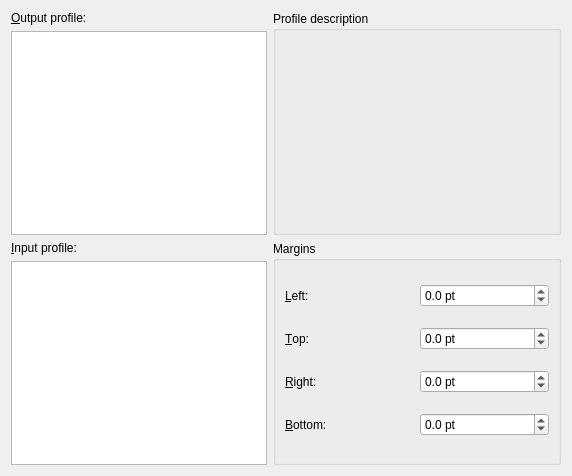
<?xml version="1.0" encoding="UTF-8"?>
<ui version="4.0">
 <class>Form</class>
 <widget class="QWidget" name="Form">
  <property name="geometry">
   <rect>
    <x>0</x>
    <y>0</y>
    <width>572</width>
    <height>476</height>
   </rect>
  </property>
  <property name="windowTitle">
   <string>Form</string>
  </property>
  <layout class="QVBoxLayout" name="verticalLayout_4">
   <item>
    <layout class="QHBoxLayout" name="horizontalLayout_2">
     <item>
      <layout class="QVBoxLayout" name="verticalLayout_2">
       <item>
        <widget class="QLabel" name="label">
         <property name="text">
          <string>&amp;Output profile:</string>
         </property>
         <property name="buddy">
          <cstring>opt_output_profile</cstring>
         </property>
        </widget>
       </item>
       <item>
        <widget class="QListView" name="opt_output_profile"/>
       </item>
      </layout>
     </item>
     <item>
      <widget class="QGroupBox" name="groupBox">
       <property name="sizePolicy">
        <sizepolicy hsizetype="Preferred" vsizetype="Preferred">
         <horstretch>4</horstretch>
         <verstretch>0</verstretch>
        </sizepolicy>
       </property>
       <property name="title">
        <string>Profile description</string>
       </property>
       <layout class="QVBoxLayout" name="verticalLayout">
        <item>
         <widget class="QLabel" name="profile_description">
          <property name="sizePolicy">
           <sizepolicy hsizetype="Preferred" vsizetype="Preferred">
            <horstretch>4</horstretch>
            <verstretch>0</verstretch>
           </sizepolicy>
          </property>
          <property name="text">
           <string/>
          </property>
          <property name="wordWrap">
           <bool>true</bool>
          </property>
         </widget>
        </item>
       </layout>
      </widget>
     </item>
    </layout>
   </item>
   <item>
    <layout class="QHBoxLayout" name="horizontalLayout">
     <item>
      <layout class="QVBoxLayout" name="verticalLayout_3">
       <item>
        <widget class="QLabel" name="label_2">
         <property name="text">
          <string>&amp;Input profile:</string>
         </property>
         <property name="buddy">
          <cstring>opt_input_profile</cstring>
         </property>
        </widget>
       </item>
       <item>
        <widget class="QListView" name="opt_input_profile"/>
       </item>
      </layout>
     </item>
     <item>
      <widget class="QGroupBox" name="groupBox_2">
       <property name="sizePolicy">
        <sizepolicy hsizetype="Preferred" vsizetype="Preferred">
         <horstretch>4</horstretch>
         <verstretch>0</verstretch>
        </sizepolicy>
       </property>
       <property name="title">
        <string>Margins</string>
       </property>
       <layout class="QGridLayout" name="gridLayout">
        <item row="0" column="0">
         <widget class="QLabel" name="label_3">
          <property name="text">
           <string>&amp;Left:</string>
          </property>
          <property name="buddy">
           <cstring>opt_margin_left</cstring>
          </property>
         </widget>
        </item>
        <item row="0" column="1">
         <widget class="QDoubleSpinBox" name="opt_margin_left">
          <property name="specialValueText">
           <string>Unset</string>
          </property>
          <property name="suffix">
           <string> pt</string>
          </property>
          <property name="decimals">
           <number>1</number>
          </property>
          <property name="minimum">
           <double>-1.000000000000000</double>
          </property>
          <property name="maximum">
           <double>200.000000000000000</double>
          </property>
         </widget>
        </item>
        <item row="1" column="0">
         <widget class="QLabel" name="label_4">
          <property name="text">
           <string>&amp;Top:</string>
          </property>
          <property name="buddy">
           <cstring>opt_margin_top</cstring>
          </property>
         </widget>
        </item>
        <item row="1" column="1">
         <widget class="QDoubleSpinBox" name="opt_margin_top">
          <property name="specialValueText">
           <string>Unset</string>
          </property>
          <property name="suffix">
           <string> pt</string>
          </property>
          <property name="decimals">
           <number>1</number>
          </property>
          <property name="minimum">
           <double>-1.000000000000000</double>
          </property>
          <property name="maximum">
           <double>200.000000000000000</double>
          </property>
         </widget>
        </item>
        <item row="2" column="0">
         <widget class="QLabel" name="label_5">
          <property name="text">
           <string>&amp;Right:</string>
          </property>
          <property name="buddy">
           <cstring>opt_margin_right</cstring>
          </property>
         </widget>
        </item>
        <item row="2" column="1">
         <widget class="QDoubleSpinBox" name="opt_margin_right">
          <property name="specialValueText">
           <string>Unset</string>
          </property>
          <property name="suffix">
           <string> pt</string>
          </property>
          <property name="decimals">
           <number>1</number>
          </property>
          <property name="minimum">
           <double>-1.000000000000000</double>
          </property>
          <property name="maximum">
           <double>200.000000000000000</double>
          </property>
         </widget>
        </item>
        <item row="3" column="0">
         <widget class="QLabel" name="label_6">
          <property name="text">
           <string>&amp;Bottom:</string>
          </property>
          <property name="buddy">
           <cstring>opt_margin_bottom</cstring>
          </property>
         </widget>
        </item>
        <item row="3" column="1">
         <widget class="QDoubleSpinBox" name="opt_margin_bottom">
          <property name="specialValueText">
           <string>Unset</string>
          </property>
          <property name="suffix">
           <string> pt</string>
          </property>
          <property name="decimals">
           <number>1</number>
          </property>
          <property name="minimum">
           <double>-1.000000000000000</double>
          </property>
          <property name="maximum">
           <double>200.000000000000000</double>
          </property>
         </widget>
        </item>
       </layout>
      </widget>
     </item>
    </layout>
   </item>
  </layout>
 </widget>
 <resources/>
 <connections/>
</ui>
